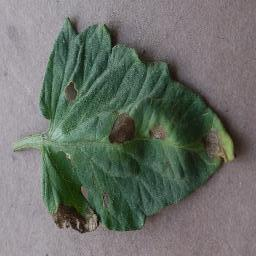
#> input picture tomato_project/train/Tomato___Early_blight/Tomato___Early_blight_original_62ce29f9-81ea-4616-8562-22a5830b3286___RS_Erly.B 7436.JPG_14948a01-8e0b-4583-bc36-218dc332f22c.JPG, 256 x 256 px, given as the content of the folder tomato_project/train/Tomato___Bacterial_spot, which was not available
$ python focusm.py
#> lines starting #> are read from the running program, lines starting #| are printed output that depends on the picture; after the words box and inside, x2 and y2 are one past the last pixel; in counts of white or black regions, pixels touching at a corner belong together; pictures that were not available may be replaced by others from this repository, and a replacement may not be noted
import os
import numpy as np
import pandas as pd
from skimage import io, img_as_float, img_as_ubyte
from skimage.color import rgba2rgb
from scipy.ndimage import generic_filter
from scipy.ndimage import convolve
from skimage.util import view_as_windows
from scipy.fftpack import dct
from tqdm import tqdm


class FocusMeasure:

    @staticmethod
    def get_all_images(path):
        flist = os.listdir(path)
        return [f"{path}/{fname}" for fname in flist]

    @staticmethod
    def graylevel_variance_rgb(image):
        """
        Graylevel variance (Krotkov86) for RGB channels
        """
        image = img_as_float(image)

        if image.shape[-1] == 4:
            image = rgba2rgb(image)

        fm_channels = {}
        for i, color in enumerate(['R', 'G', 'B']):
            channel = image[:, :, i]
            fm_channels[color] = np.std(channel)

        fm_channels['mean'] = np.mean(list(fm_channels.values()))
        return fm_channels

    @staticmethod
    def graylevel_local_variance_rgb(image, wsize=3):
        """
        Graylevel local variance (Pech2000) for RGB channels
        """
        image = img_as_float(image)

        if image.shape[-1] == 4:
            image = rgba2rgb(image)

        fm_channels = {}
        for i, color in enumerate(['R', 'G', 'B']):
            channel = image[:, :, i]
            local_var = generic_filter(channel, np.var, size=(wsize, wsize), mode='reflect')
            fm_channels[color] = np.std(local_var)**2

        fm_channels['mean'] = np.mean(list(fm_channels.values()))
        return fm_channels

    @staticmethod
    def normalized_graylevel_variance_rgb(image):
        """
        Normalized graylevel variance (Santos97) for RGB channels
        """
        image = img_as_float(image)

        if image.shape[-1] == 4:
            image = rgba2rgb(image)

        fm_channels = {}
        for i, color in enumerate(['R', 'G', 'B']):
            channel = image[:, :, i]
            fm_channels[color] = np.std(channel)**2 / np.mean(channel) if np.mean(channel) > 0 else 0

        fm_channels['mean'] = np.mean(list(fm_channels.values()))
        return fm_channels

    @staticmethod
    def energy_of_gradient_rgb(image):
        """
        Energy of gradient (Subbarao92a) for RGB channels
        """
        image = img_as_float(image)

        if image.shape[-1] == 4:
            image = rgba2rgb(image)

        fm_channels = {}
        for i, color in enumerate(['R', 'G', 'B']):
            channel = image[:, :, i]
            Iy = np.zeros_like(channel)
            Ix = np.zeros_like(channel)

            Iy[1:, :] = channel[1:, :] - channel[:-1, :]
            Ix[:, 1:] = channel[:, 1:] - channel[:, :-1]

            FM = Ix**2 + Iy**2
            fm_channels[color] = np.mean(FM)

        fm_channels['mean'] = np.mean(list(fm_channels.values()))
        return fm_channels

    @staticmethod
    def thresholded_gradient_rgb(image, threshold=0):
        """
        Thresholded gradient (Santos97) for RGB channels
        """
        image = img_as_float(image)

        if image.shape[-1] == 4:
            image = rgba2rgb(image)

        fm_channels = {}
        for i, color in enumerate(['R', 'G', 'B']):
            channel = image[:, :, i]
            Iy = np.zeros_like(channel)
            Ix = np.zeros_like(channel)

            Iy[1:, :] = channel[1:, :] - channel[:-1, :]
            Ix[:, 1:] = channel[:, 1:] - channel[:, :-1]

            FM = np.maximum(np.abs(Ix), np.abs(Iy))
            FM[FM < threshold] = 0

            if np.sum(FM != 0) > 0:
                fm_channels[color] = np.sum(FM) / np.sum(FM != 0)
            else:
                fm_channels[color] = 0

        fm_channels['mean'] = np.mean(list(fm_channels.values()))
        return fm_channels

    @staticmethod
    def squared_gradient_rgb(image):
        """
        Squared gradient (Eskicioglu95) for RGB channels
        """
        image = img_as_float(image)

        if image.shape[-1] == 4:
            image = rgba2rgb(image)

        fm_channels = {}
        for i, color in enumerate(['R', 'G', 'B']):
            channel = image[:, :, i]
            Ix = np.zeros_like(channel)
            Ix[:, 1:] = channel[:, 1:] - channel[:, :-1]

            FM = Ix**2
            fm_channels[color] = np.mean(FM)

        fm_channels['mean'] = np.mean(list(fm_channels.values()))
        return fm_channels

    @staticmethod
    def helmlis_mean_method_rgb(image, wsize=3):
        """
        Helmli's mean method (Helmli2001) for RGB channels
        """
        image = img_as_float(image)

        if image.shape[-1] == 4:
            image = rgba2rgb(image)

        mean_filter = np.ones((wsize, wsize)) / (wsize * wsize)

        fm_channels = {}
        for i, color in enumerate(['R', 'G', 'B']):
            channel = image[:, :, i]
            U = convolve(channel, mean_filter, mode='reflect')

            R1 = np.ones_like(channel)
            nonzero_mask = (channel != 0)
            R1[nonzero_mask] = U[nonzero_mask] / channel[nonzero_mask]

            FM = np.ones_like(channel)
            FM[nonzero_mask] = 1.0 / R1[nonzero_mask]

            index = (U > channel)
            FM[index] = R1[index]

            fm_channels[color] = np.mean(FM)

        fm_channels['mean'] = np.mean(list(fm_channels.values()))
        return fm_channels

    @staticmethod
    def histogram_entropy_rgb(image):
        """
        Histogram entropy (Krotkov86) for RGB channels
        """
        image = img_as_ubyte(img_as_float(image))

        if image.shape[-1] == 4:
            image = rgba2rgb(image)

        fm_channels = {}
        for i, color in enumerate(['R', 'G', 'B']):
            channel = image[:, :, i]

            hist, _ = np.histogram(channel, bins=256, range=(0, 255))
            prob = hist / float(np.sum(hist))

            entropy = -np.sum(prob[prob > 0] * np.log2(prob[prob > 0]))
            fm_channels[color] = entropy

        fm_channels['mean'] = np.mean(list(fm_channels.values()))
        return fm_channels

    @staticmethod
    def histogram_range_rgb(image):
        """
        Histogram range (Firestone91) for RGB channels
        """
        image = img_as_float(image)

        if image.shape[-1] == 4:
            image = rgba2rgb(image)

        fm_channels = {}
        for i, color in enumerate(['R', 'G', 'B']):
            channel = image[:, :, i]
            fm_channels[color] = np.max(channel) - np.min(channel)

        fm_channels['mean'] = np.mean(list(fm_channels.values()))
        return fm_channels

    @staticmethod
    def energy_of_laplacian_rgb(image):
        """
        Energy of laplacian (Subbarao92a) for RGB channels
        """
        image = img_as_float(image)

        if image.shape[-1] == 4:
            image = rgba2rgb(image)

        laplacian = np.array([[0, 1, 0],
                              [1, -4, 1],
                              [0, 1, 0]], dtype=np.float32)

        fm_channels = {}
        for i, color in enumerate(['R', 'G', 'B']):
            channel = image[:, :, i]

            lap = convolve(channel, laplacian, mode='reflect')
            fm_channels[color] = np.mean(lap**2)

        fm_channels['mean'] = np.mean(list(fm_channels.values()))
        return fm_channels

    @staticmethod
    def modified_laplacian_rgb(image):
        """
        Modified Laplacian (Nayar89) for RGB channels
        """
        image = img_as_float(image)

        if image.shape[-1] == 4:
            image = rgba2rgb(image)

        M = np.array([-1, 2, -1], dtype=np.float32)

        fm_channels = {}
        for i, color in enumerate(['R', 'G', 'B']):
            channel = image[:, :, i]

            Lx = convolve(channel, M.reshape(1, 3), mode='reflect')
            Ly = convolve(channel, M.reshape(3, 1), mode='reflect')

            FM = np.abs(Lx) + np.abs(Ly)
            fm_channels[color] = np.mean(FM)

        fm_channels['mean'] = np.mean(list(fm_channels.values()))
        return fm_channels

    @staticmethod
    def variance_of_laplacian_rgb(image):
        """
        Variance of Laplacian (Pech2000) for RGB channels
        """
        image = img_as_float(image)

        if image.shape[-1] == 4:
            image = rgba2rgb(image)

        laplacian = np.array([[0, 1, 0],
                              [1, -4, 1],
                              [0, 1, 0]], dtype=np.float32)

        fm_channels = {}
        for i, color in enumerate(['R', 'G', 'B']):
            channel = image[:, :, i]

            lap = convolve(channel, laplacian, mode='reflect')
            fm_channels[color] = np.std(lap)**2

        fm_channels['mean'] = np.mean(list(fm_channels.values()))
        return fm_channels

    @staticmethod
    def diagonal_laplacian_rgb(image):
        """
        Diagonal Laplacian for RGB channels
        """
        image = img_as_float(image)

        if image.shape[-1] == 4:
            image = rgba2rgb(image)

        diag_laplacian = np.array([[1, 0, 1],
                                   [0, -4, 0],
                                   [1, 0, 1]], dtype=np.float32)

        fm_channels = {}
        for i, color in enumerate(['R', 'G', 'B']):
            channel = image[:, :, i]

            lap = convolve(channel, diag_laplacian, mode='reflect')
            fm_channels[color] = np.mean(lap**2)

        fm_channels['mean'] = np.mean(list(fm_channels.values()))
        return fm_channels

    @staticmethod
    def steerable_filters_rgb(image, wsize=11):
        """
        Steerable filters for RGB channels
        """
        image = img_as_float(image)

        if image.shape[-1] == 4:
            image = rgba2rgb(image)

        fm_channels = {}
        for i, color in enumerate(['R', 'G', 'B']):
            channel = image[:, :, i]

            gx = np.zeros_like(channel)
            gy = np.zeros_like(channel)
            gx[:, 1:] = channel[:, 1:] - channel[:, :-1]
            gy[1:, :] = channel[1:, :] - channel[:-1, :]

            FM = gx**2 + gy**2
            fm_channels[color] = np.mean(FM)

        fm_channels['mean'] = np.mean(list(fm_channels.values()))
        return fm_channels

    @staticmethod
    def spatial_frequency_rgb(image):
        """
        Spatial frequency for RGB channels
        """
        image = img_as_float(image)

        if image.shape[-1] == 4:
            image = rgba2rgb(image)

        fm_channels = {}
        for i, color in enumerate(['R', 'G', 'B']):
            channel = image[:, :, i]

            RF = np.sqrt(np.mean((channel[:, 1:] - channel[:, :-1])**2))
            CF = np.sqrt(np.mean((channel[1:, :] - channel[:-1, :])**2))
            fm_channels[color] = np.sqrt(RF**2 + CF**2)

        fm_channels['mean'] = np.mean(list(fm_channels.values()))
        return fm_channels

    @staticmethod
    def tenengrad_rgb(image):
        """
        Tenengrad (Krotkov86) for RGB channels
        """
        image = img_as_float(image)

        if image.shape[-1] == 4:
            image = rgba2rgb(image)

        Kx = np.array([[-1, 0, 1],
                       [-2, 0, 2],
                       [-1, 0, 1]], dtype=np.float32)
        Ky = np.array([[-1, -2, -1],
                       [0, 0, 0],
                       [1, 2, 1]], dtype=np.float32)

        fm_channels = {}
        for i, color in enumerate(['R', 'G', 'B']):
            channel = image[:, :, i]

            Gx = convolve(channel, Kx, mode='reflect')
            Gy = convolve(channel, Ky, mode='reflect')

            FM = Gx**2 + Gy**2
            fm_channels[color] = np.mean(FM)

        fm_channels['mean'] = np.mean(list(fm_channels.values()))
        return fm_channels

    @staticmethod
    def tenengrad_variance_rgb(image):
        """
        Tenengrad variance for RGB channels
        """
        image = img_as_float(image)

        if image.shape[-1] == 4:
            image = rgba2rgb(image)

        Kx = np.array([[-1, 0, 1],
                       [-2, 0, 2],
                       [-1, 0, 1]], dtype=np.float32)
        Ky = np.array([[-1, -2, -1],
                       [0, 0, 0],
                       [1, 2, 1]], dtype=np.float32)

        fm_channels = {}
        for i, color in enumerate(['R', 'G', 'B']):
            channel = image[:, :, i]

            Gx = convolve(channel, Kx, mode='reflect')
            Gy = convolve(channel, Ky, mode='reflect')

            FM = Gx**2 + Gy**2
            fm_channels[color] = np.std(FM)**2

        fm_channels['mean'] = np.mean(list(fm_channels.values()))
        return fm_channels

    @staticmethod
    def vollaths_correlation_rgb(image):
        """
        Vollath's correlation (Vollath87) for RGB channels
        """
        image = img_as_float(image)

        if image.shape[-1] == 4:
            image = rgba2rgb(image)

        fm_channels = {}
        for i, color in enumerate(['R', 'G', 'B']):
            channel = image[:, :, i]

            A1 = np.sum(channel[:, :-1] * channel[:, 1:])
            A2 = np.sum(channel[:, :-2] * channel[:, 2:])
            fm_channels[color] = A1 - A2

        fm_channels['mean'] = np.mean(list(fm_channels.values()))
        return fm_channels

    @staticmethod
    def brenner_gradient_rgb(image):
        """
        Brenner gradient for RGB channels
        """
        image = img_as_float(image)

        if image.shape[-1] == 4:
            image = rgba2rgb(image)

        fm_channels = {}
        for i, color in enumerate(['R', 'G', 'B']):
            channel = image[:, :, i]

            diff = channel[:, 2:] - channel[:, :-2]
            FM = diff**2
            fm_channels[color] = np.mean(FM)

        fm_channels['mean'] = np.mean(list(fm_channels.values()))
        return fm_channels

    # [41 lines left out: functions sum_of_wavelet_coeffs_rgb, variance_of_wavelet_coeffs_rgb, not called in this run]


# ─────────────────────────────────────────────
#  Sinif etiket haritasi
# ─────────────────────────────────────────────
BASE_DIR = 'tomato_project/train'

CLASS_MAP = {
    f'{BASE_DIR}/Tomato___Bacterial_spot':                        1,
    f'{BASE_DIR}/Tomato___Early_blight':                          2,
    f'{BASE_DIR}/Tomato___healthy':                               0,
    f'{BASE_DIR}/Tomato___Leaf_Mold':                             4,
    f'{BASE_DIR}/Tomato___Septoria_leaf_spot':                    5,
    f'{BASE_DIR}/Tomato___Spider_mites Two-spotted_spider_mite':  6,
    f'{BASE_DIR}/Tomato___Target_Spot':                           7,
    f'{BASE_DIR}/Tomato___Tomato_mosaic_virus':                   8,
    f'{BASE_DIR}/Tomato___Late_blight':                           3,
    f'{BASE_DIR}/Tomato___Tomato_Yellow_Leaf_Curl_Virus':         9,
}

if __name__ == '__main__':

    columns = [
        # 1. Brenner Gradient
        'BrennerR', 'BrennerG', 'BrennerB',
        # 2. Diagonal Laplacian
        'DlR', 'DlG', 'DlB',
        # 3. Energy of Gradient
        'EogR', 'EogG', 'EogB',
        # 4. Energy of Laplacian
        'EolR', 'EolG', 'EolB',
        # 5. Helmlis Mean Method
        'HmmR', 'HmmG', 'HmmB',
        # 6. Histogram Entropy
        'HeR', 'HeG', 'HeB',
        # 7. Histogram Range
        'HrR', 'HrG', 'HrB',
        # 8. Spatial Frequency
        'SfR', 'SfG', 'SfB',
        # 9. Tenengrad
        'TenR', 'TenG', 'TenB',
        # 10. Tenengrad Variance
        'TvR', 'TvG', 'TvB',
        # 11. Vollaths Correlation
        'VcR', 'VcG', 'VcB',
        # 12. Graylevel Variance
        'GvR', 'GvG', 'GvB',
        # 13. Graylevel Local Variance
        'GlvR', 'GlvG', 'GlvB',
        # 14. Normalized Graylevel Variance
        'NgvR', 'NgvG', 'NgvB',
        # 15. Thresholded Gradient
        'TgR', 'TgG', 'TgB',
        # 16. Squared Gradient
        'SgR', 'SgG', 'SgB',
        # 17. Modified Laplacian
        'MlR', 'MlG', 'MlB',
        # 18. Variance of Laplacian
        'VlR', 'VlG', 'VlB',
        # 19. Steerable Filters
        'StR', 'StG', 'StB',
        # Hedef sınıf etiketi
        'Target',
    ]

    all_vectors = []

    # Her sınıf klasörünü sırayla işle
    for class_path, class_label in CLASS_MAP.items():
        print(f"\n[{class_label}] İşleniyor: {class_path}")
        files = FocusMeasure.get_all_images(class_path)

        for image_path in tqdm(files, desc=class_path.split('/')[-1]):
            temp = []
            img = io.imread(image_path)
#> img is the input picture: shape (256, 256, 3); mean R, G, B 107.1, 112.6, 105.8

            # 1. Brenner Gradient
            params = FocusMeasure.brenner_gradient_rgb(img)
#> the loop in brenner_gradient_rgb, `for i, color in enumerate(['R', 'G', 'B']):` made 3 passes
#> pass 1, in brenner_gradient_rgb, `FM = diff**2`:
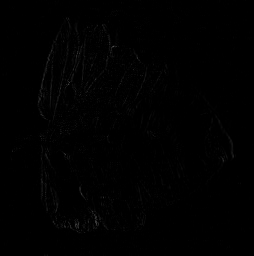
#> FM: shape (256, 254) float64; min 0, max 0.319, mean 0.00459
#> after the loop in brenner_gradient_rgb, `for i, color in enumerate(['R', 'G', 'B']):`: fm_channels = {'R': 0.00459, 'G': 0.00465, 'B': 0.00469}
#> params = {'R': 0.00459, 'G': 0.00465, 'B': 0.00469, 'mean': 0.00465}
            temp.extend([params['R'], params['G'], params['B']])

            # 2. Diagonal Laplacian
            params = FocusMeasure.diagonal_laplacian_rgb(img)
#> the loop in diagonal_laplacian_rgb, `for i, color in enumerate(['R', 'G', 'B']):` made 3 passes
#> pass 3, in diagonal_laplacian_rgb, `channel = image[:, :, i]`:
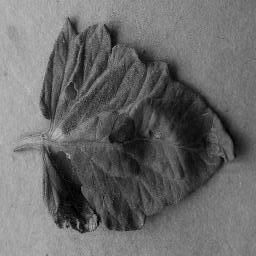
#> channel: shape (256, 256) float64; min 0, max 0.769, mean 0.415
#> after the loop in diagonal_laplacian_rgb, `for i, color in enumerate(['R', 'G', 'B']):`: fm_channels = {'R': 0.0232, 'G': 0.0233, 'B': 0.0233}
#> params = {'R': 0.0232, 'G': 0.0233, 'B': 0.0233, 'mean': 0.0233}
            temp.extend([params['R'], params['G'], params['B']])

            # 3. Energy of Gradient
            params = FocusMeasure.energy_of_gradient_rgb(img)
#> after the loop in energy_of_gradient_rgb, `for i, color in enumerate(['R', 'G', 'B']):`:
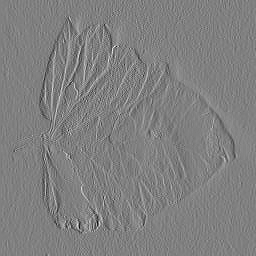
#> Ix: shape (256, 256) float64; min -0.463, max 0.455, mean -0.000807; drawn with min black and max white
#> after the loop in energy_of_gradient_rgb, `for i, color in enumerate(['R', 'G', 'B']):`:
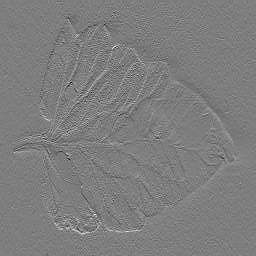
#> Iy: shape (256, 256) float64; min -0.443, max 0.451, mean -8.47e-05; drawn with min black and max white
#> after the loop in energy_of_gradient_rgb, `for i, color in enumerate(['R', 'G', 'B']):`: fm_channels = {'R': 0.00386, 'G': 0.00387, 'B': 0.00389}
#> params = {'R': 0.00386, 'G': 0.00387, 'B': 0.00389, 'mean': 0.00387}
            temp.extend([params['R'], params['G'], params['B']])

            # 4. Energy of Laplacian
            params = FocusMeasure.energy_of_laplacian_rgb(img)
#> after the loop in energy_of_laplacian_rgb, `for i, color in enumerate(['R', 'G', 'B']):`: fm_channels = {'R': 0.0119, 'G': 0.0119, 'B': 0.012}
#> params = {'R': 0.0119, 'G': 0.0119, 'B': 0.012, 'mean': 0.012}
            temp.extend([params['R'], params['G'], params['B']])

            # 5. Helmlis Mean Method
            params = FocusMeasure.helmlis_mean_method_rgb(img)
#> the loop in helmlis_mean_method_rgb, `for i, color in enumerate(['R', 'G', 'B']):` made 3 passes
#> pass 1, in helmlis_mean_method_rgb, `nonzero_mask = (channel != 0)`:
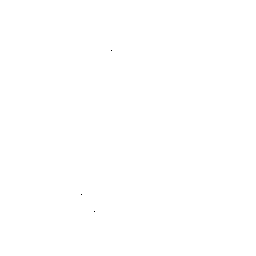
#> nonzero_mask: shape (256, 256) bool; 100% white; black in thin lines or dots, all inside (x1, y1, x2, y2) = (81, 50, 112, 212)
#> pass 1, in helmlis_mean_method_rgb, `index = (U > channel)`:
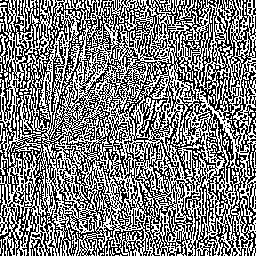
#> index: shape (256, 256) bool; 49.7% white in thin lines or dots
#> after the loop in helmlis_mean_method_rgb, `for i, color in enumerate(['R', 'G', 'B']):`: fm_channels = {'R': 1.07, 'G': 1.05, 'B': 1.08}
#> params = {'R': 1.07, 'G': 1.05, 'B': 1.08, 'mean': 1.07}
            temp.extend([params['R'], params['G'], params['B']])

            # 6. Histogram Entropy
            params = FocusMeasure.histogram_entropy_rgb(img)
#> the loop in histogram_entropy_rgb, `for i, color in enumerate(['R', 'G', 'B']):` made 3 passes
#> entropy on passes 1 to 3: 7.22, 7.03, 7.27
#> after the loop in histogram_entropy_rgb, `for i, color in enumerate(['R', 'G', 'B']):`: fm_channels = {'R': 7.22, 'G': 7.03, 'B': 7.27}
#> params = {'R': 7.22, 'G': 7.03, 'B': 7.27, 'mean': 7.17}
            temp.extend([params['R'], params['G'], params['B']])

            # 7. Histogram Range
            params = FocusMeasure.histogram_range_rgb(img)
#> after the loop in histogram_range_rgb, `for i, color in enumerate(['R', 'G', 'B']):`: fm_channels = {'R': 0.757, 'G': 0.82, 'B': 0.769}
#> params = {'R': 0.757, 'G': 0.82, 'B': 0.769, 'mean': 0.782}
            temp.extend([params['R'], params['G'], params['B']])

            # 8. Spatial Frequency
            params = FocusMeasure.spatial_frequency_rgb(img)
#> the loop in spatial_frequency_rgb, `for i, color in enumerate(['R', 'G', 'B']):` made 3 passes
#> (RF, CF) on passes 1 to 3: (0.0495, 0.0376), (0.0497, 0.0375), (0.0498, 0.0377)
#> after the loop in spatial_frequency_rgb, `for i, color in enumerate(['R', 'G', 'B']):`: fm_channels = {'R': 0.0622, 'G': 0.0623, 'B': 0.0625}
#> params = {'R': 0.0622, 'G': 0.0623, 'B': 0.0625, 'mean': 0.0623}
            temp.extend([params['R'], params['G'], params['B']])

            # 9. Tenengrad
            params = FocusMeasure.tenengrad_rgb(img)
#> the loop in tenengrad_rgb, `for i, color in enumerate(['R', 'G', 'B']):` made 3 passes
#> pass 1, in tenengrad_rgb, `Gy = convolve(channel, Ky, mode='reflect')`:
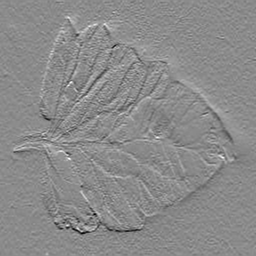
#> Gy: shape (256, 256) float64; min -1.67, max 1.4, mean 0.000211; drawn with min black and max white
#> after the loop in tenengrad_rgb, `for i, color in enumerate(['R', 'G', 'B']):`: fm_channels = {'R': 0.0818, 'G': 0.0824, 'B': 0.0837}
#> (the rest of the program and of its run is left out)
